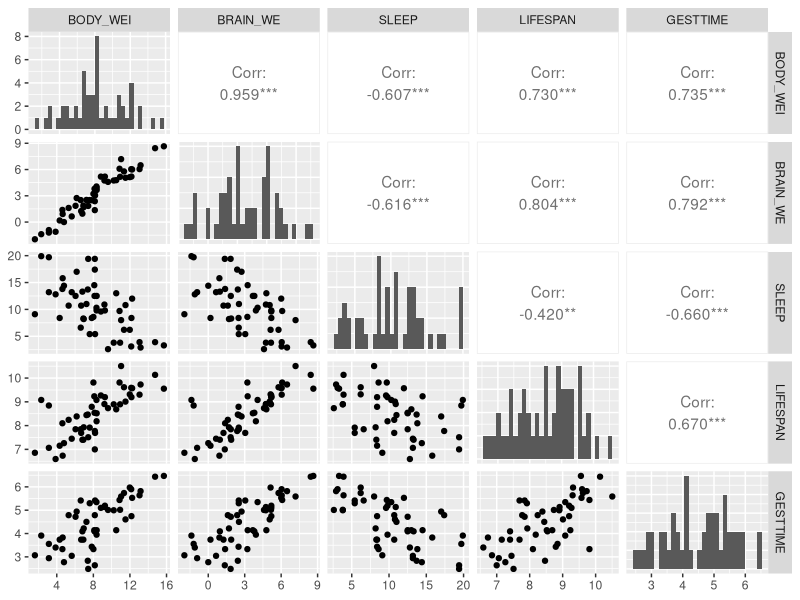
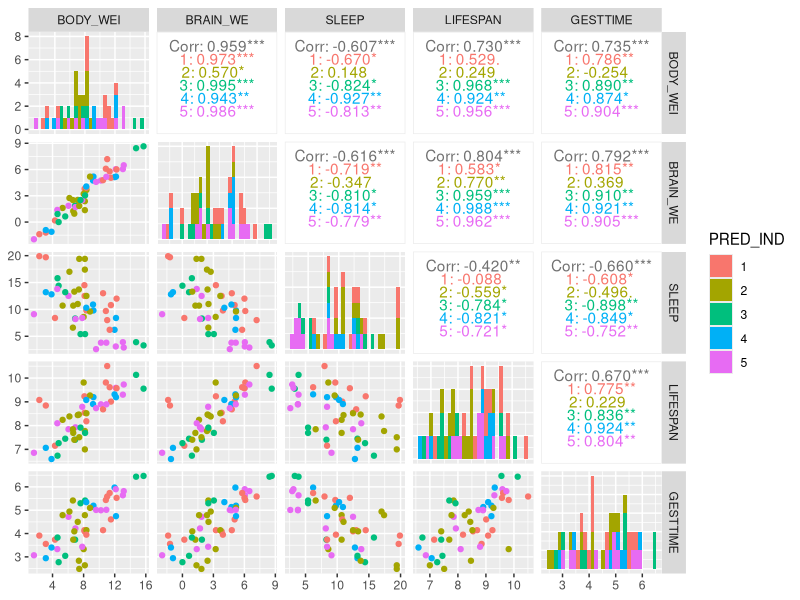
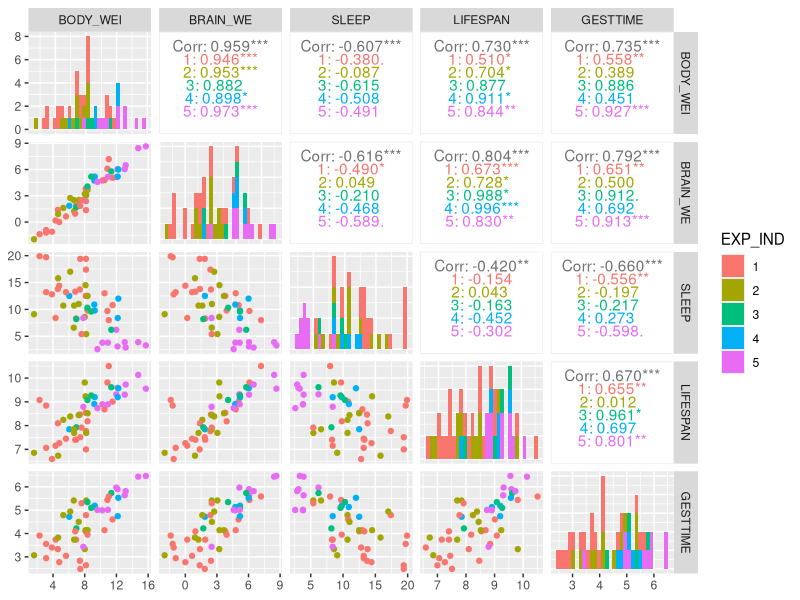
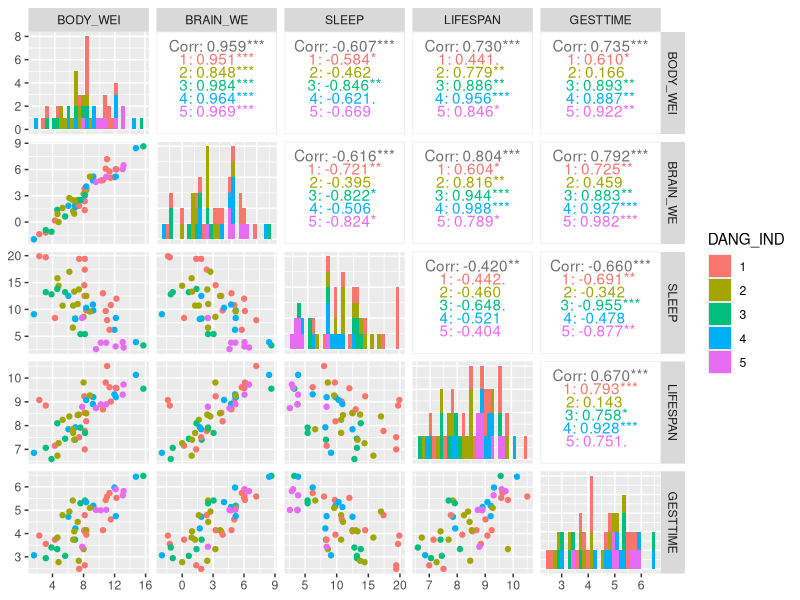

The R source for these figures, in order:
## ---- chunk 1
library(readxl)
library(dplyr)
library(tidyr)
## ---- chunk 2
df <- read_excel("Sleep/SLEEP_shortname.xls") %>% 
  select(-SLOWWAVE, -PARADOX)
df[df < 0] <- NA
df <- df %>%  drop_na() %>%
  mutate(PRED_IND = as.factor(PRED_IND), EXP_IND = as.factor(EXP_IND), 
         DANG_IND = as.factor(DANG_IND), BODY_WEI = log(BODY_WEI * 1000), 
         BRAIN_WE = log(BRAIN_WE), LIFESPAN = log(LIFESPAN * 365.25),
         GESTTIME = log(GESTTIME))

head(df)
## ---- chunk 3
library(ggplot2)
library(GGally)

## ---- chunk 4
df %>% select(-NAME) %>%
  ggpairs(diag=list(continuous = "barDiag"), 
          columns = c("BODY_WEI", "BRAIN_WE", "SLEEP", "LIFESPAN", "GESTTIME"))
df %>% select(-NAME) %>%
  ggpairs(diag=list(continuous = "barDiag"), aes(colour=PRED_IND), legend=1,
          columns=c("BODY_WEI", "BRAIN_WE", "SLEEP", "LIFESPAN", "GESTTIME"))
df %>% select(-NAME) %>%
  ggpairs(diag=list(continuous = "barDiag"), aes(colour=EXP_IND), legend=1,
          columns=c("BODY_WEI", "BRAIN_WE", "SLEEP", "LIFESPAN", "GESTTIME"))
df %>% select(-NAME) %>%
  ggpairs(diag=list(continuous = "barDiag"), aes(colour=DANG_IND), legend=1,
          columns=c("BODY_WEI", "BRAIN_WE", "SLEEP", "LIFESPAN", "GESTTIME"))
